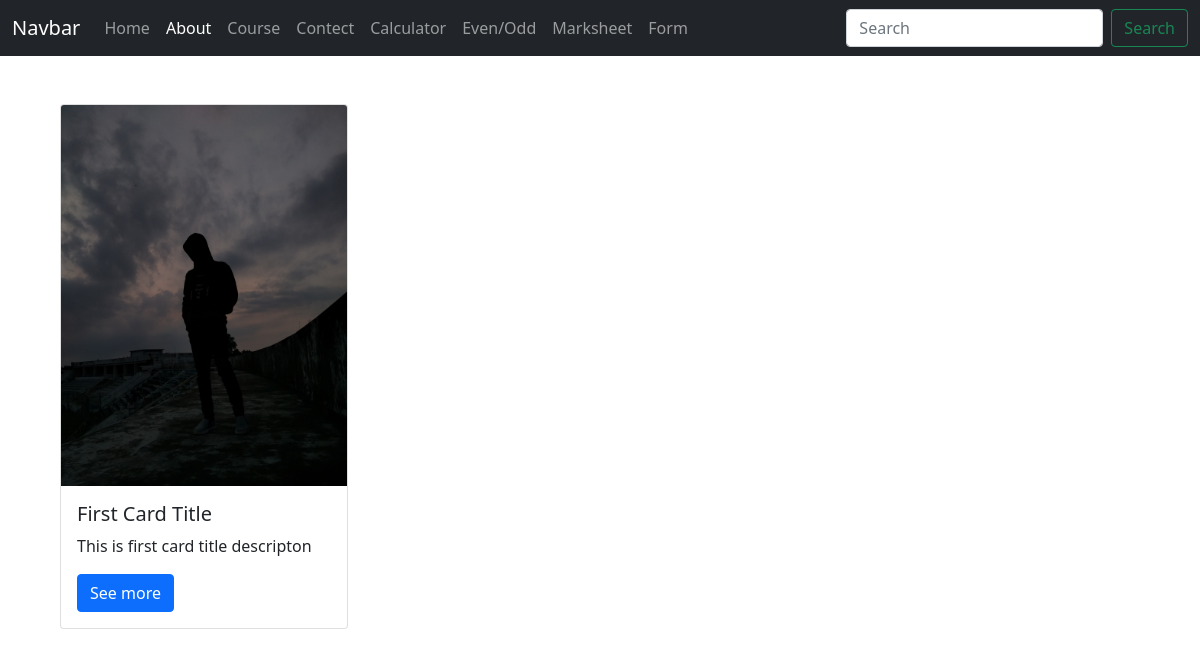
The page /about/ on the database its author committed.
### card/models.py (models this page shows)
class Card(models.Model):
    card_title = models.CharField(max_length=50)
    card_desc = models.TextField()
    card_image = models.FileField(upload_to="cards/", max_length=250, null=True, default=None)

### mySite/views.py (the view)
# urls.py: path('about/', views.aboutUs, name="about"),
def aboutUs(request):
    cardData = Card.objects.all()
    data = {
        "cardData":cardData
    }
    return render(request, "about.html", data)

### templates/about.html (shortened to what this page needs)
{% extends 'base.html' %}
{% load static %}
{% block content %}
{% for item in cardData %}
<div class="container m-5">
    <div class="card" style="width: 18rem;">
        <img src="{{item.card_image}}" class="card-img-top" id="card_image" name="card_image" alt="...">
        <div class="card-body">
          <h5 class="card-title" id="card_title" name="card_title">{{item.card_title}}</h5>
          <p class="card-text" id="card_desc" name="card_desc">{{item.card_desc}}</p>
          <a href="#" class="btn btn-primary">See more</a>
        </div>
      </div>
</div>
{% endfor %}
{% endblock content %}

### rows shown on the page
Card: card_image (picture), card_title "First Card Title", card_desc "This is first card title descripton"
